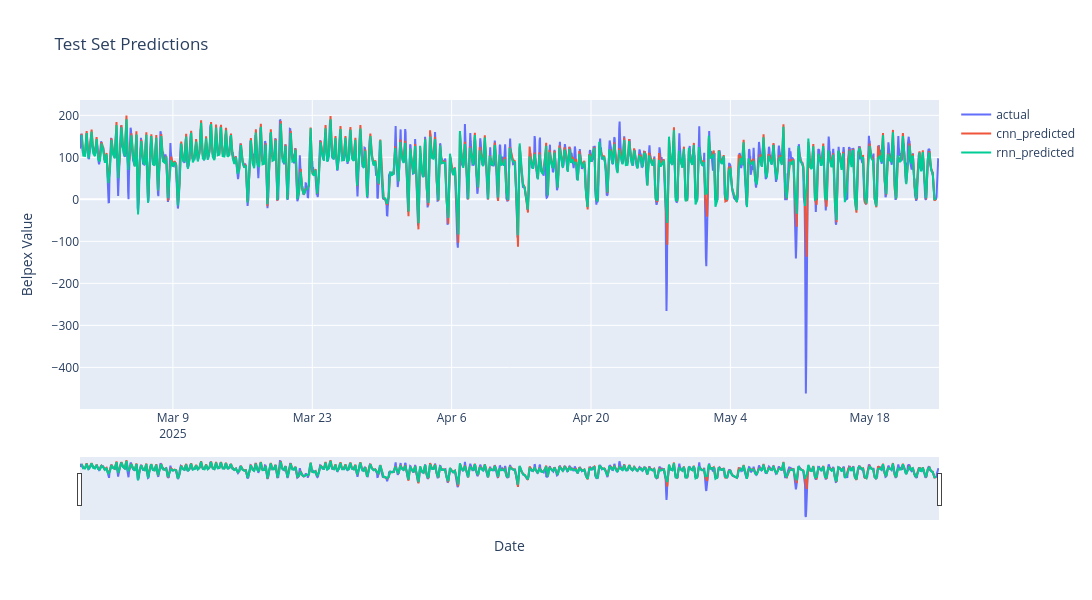

Notebook code cell kept with this figure:
### Code cell
fig = go.Figure()

# Actual values
fig.add_trace(go.Scatter(
    x=data.filter(pl.col('dataset') == 'test')['date'],
    y=data.filter(pl.col('dataset') == 'test')['belpex_values'],
    mode='lines',
    name='actual'
))

fig.add_trace(go.Scatter(
    x=plot_testset['target_date'],
    y=plot_testset['y_pred_cnn'],
    mode='lines',
    name='cnn_predicted'
))

fig.add_trace(go.Scatter(
    x=plot_testset['target_date'],
    y=plot_testset['y_pred_rnn'],
    mode='lines',
    name='rnn_predicted'
))

fig.update_layout(
    title='Test Set Predictions',
    xaxis_title='Date',
    yaxis_title='Belpex Value',
    xaxis=dict(
        rangeslider=dict(visible=True),
        type='date'
    ),
    width=1200,
    height=600
)

fig.show()

### Figure 1 — Plotly figure (JSON) as saved in the notebook; plotly's stock layout.template omitted (floating-point values rounded to 4 significant figures; data arrays with more than 128 entries replaced by an {"elided": "..."} marker saying what was removed)
{"data": [{"mode": "lines", "name": "actual", "type": "scatter", "x": {"elided": "2072 str values"}, "y": {"elided": "2072 float values"}}, {"mode": "lines", "name": "cnn_predicted", "type": "scatter", "x": {"elided": "516 str values"}, "y": {"elided": "516 float values"}}, {"mode": "lines", "name": "rnn_predicted", "type": "scatter", "x": {"elided": "516 str values"}, "y": {"elided": "516 float values"}}], "layout": {"height": 600, "title": {"text": "Test Set Predictions"}, "width": 1200, "xaxis": {"rangeslider": {"visible": true}, "title": {"text": "Date"}, "type": "date"}, "yaxis": {"title": {"text": "Belpex Value"}}}}
